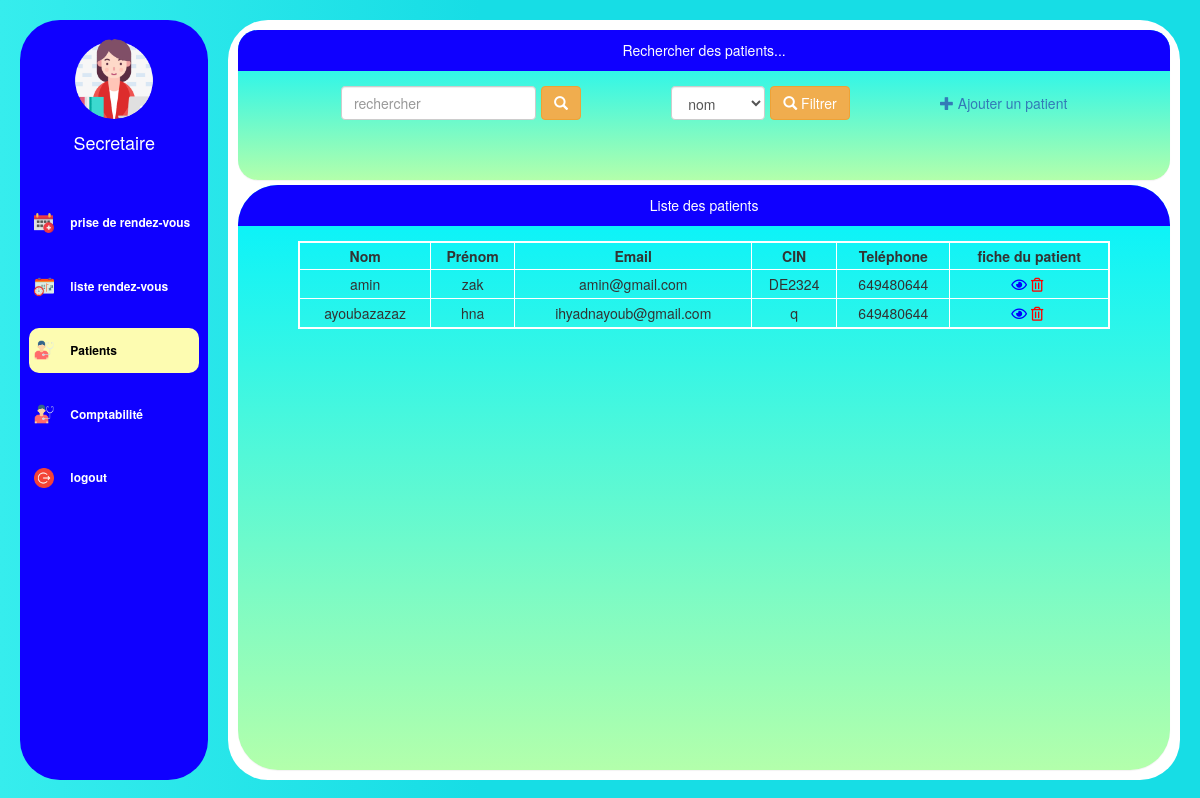
The app's page /pages/patients.php with its own data.
### tables this page shows
CREATE TABLE `patient` (
  `id` int(11) NOT NULL,
  `Nom` varchar(20) NOT NULL,
  `Prenom` varchar(20) NOT NULL,
  `sex` varchar(20) DEFAULT NULL,
  `address` varchar(30) DEFAULT NULL,
  `telephone` int(11) DEFAULT NULL,
  `email` varchar(30) DEFAULT NULL,
  `cin` varchar(20) NOT NULL,
  `birth` date DEFAULT NULL,
  `date_d_ajout` date DEFAULT curdate()
);

### pages/patients.php (the view, shortened to what this page needs)
<?php
require_once("../connexiondb.php");
$requete="select * from patient ORDER BY date_d_ajout DESC";
$statement = $pdo->prepare($requete);
$statement->execute();
 ?>
<!DOCTYPE html>
<html lang="en">
<head>
    <link rel="stylesheet" href="//maxcdn.bootstrapcdn.com/bootstrap/3.3.5/css/bootstrap.min.css">
    <link rel="stylesheet" href="https://pro.fontawesome.com/releases/v5.10.0/css/all.css"
 />
    <link rel="stylesheet" type="text/css" href="..\css\mystyle.css">
    <link rel="stylesheet" href="..\css\sidebar.css" />
</head>
<body>
    <div class="main d-flex">
        <div class="sidebar">
            <?php include("../include/sidebar.php")?>
        </div>
        <div class="dashboard">
            <div class="containerr">
                <div class="panel">
                    <div class="panel-heading">Rechercher des patients...</div>
                    <div class="panel-body">
                        <div class="table_form">
                            <div class="form_grp">
                                <input type="text" name="CIN" placeholder="rechercher" class="form-control"
                                    id="cin_search">
                                <button type="submit" class="btn btn-warning">
                                    <span class="glyphicon glyphicon-search"> </span>
                                </button>
                            </div>
                            <div class="form_grp">
                                <select name="filtrage" class="form-control" id="filtrage">
                                    <option value="0"> nom</option>
                                </select>
                                <button type="submit" class="btn btn-warning" onclick="sortTable()">
                                    <span class="glyphicon glyphicon-search"> </span> Filtrer
                                </button>
                            </div>
                            <a href="ajouterpatient.php">
                                <span class="glyphicon glyphicon-plus"> </span> Ajouter un patient</a>
                        </div>
                    </div>
                </div>
                <div class="panel table_cont">
                    <div class="panel-heading">Liste des patients</div>
                    <div class="panel-body" id="table_wrapper">
                        <div id="table_here">
                            <table class="table table_here" id="mytable">
                                <thead>
                                    <tr>
                                        <th>Nom</th>
                                        <th>Prénom</th>
                                        <th>Email</th>
                                        <th>CIN</th>
                                        <th>Teléphone</th>
                                        <th>fiche du patient</th>
                                    </tr>
                                </thead>
                                <tbody>
                                    <?php while($patient=$statement->fetch(PDO::FETCH_ASSOC)){ ?>
                                    <tr>
                                        <td><?php echo $patient['Nom'] ?> </td>
                                        <td><?php echo $patient ['Prenom'] ?> </td>
                                        <td><?php echo $patient ['email'] ?> </td>
                                        <td><?php echo $patient ['cin'] ?> </td>
                                        <td><?php echo $patient ['telephone'] ?> </td>
                                        <td>
                                            <a href="fichePatient.php?id=<?php echo $patient ['id'] ?>"><i
                                                    class="far fa-eye" style="color:blue"></i></a>
                                            <i class="far fa-trash-alt delete"
                                                onclick="supprimer_rend(<?php echo $patient ['id'] ?>)"> </i>
                                            <?php } ?>
                                        </td>
                                    </tr>
                            </table>
                        </div>
                    </div>
                </div>
            </div>
        </div>
</body>
</html>

### css/mystyle.css (style rules this page uses)
.panel { background-image: linear-gradient(to top, #b3ffab 0%, #00f2fe 100%); margin-bottom: 5px; border: none; margin-top: 5px; border-radius: 20px; overflow: hidden; height: 20%; }
.panel-heading { background-color: #0f00ff; color: white; text-align: center; }
.panel-body { display: flex; justify-content: center; overflow: hidden; }
.table { text-align: center; border: 2px solid #fff; }
.table > thead > tr { padding: 5px; height: 10%; }
.table > thead > tr > th { border: none; border-right: 1px solid #fff; text-align: center; padding: 3px; margin: 5px 5px; }
.table > tbody > tr > td { padding: 4px; border: 1px solid #fff; }
.containerr { height: 100%; border-radius: 40px; width: 100%; margin: 5px; }
#table_here { width: 100%; max-height: 90%; overflow-y: scroll; }
#table_wrapper { overflow: hidden; height: 100%; }
.table_cont { height: calc(80% - 15px); border-radius: 40px; }
.table_form { display: flex; justify-content: space-around; align-items: center; width: 90%; }
.form_grp { display: flex; align-items: center; justify-content: space-around; margin-right: 5px; }
button { margin-left: 5px; }
.table { width: 90%; overflow: scroll; margin: auto; }
.delete { color: red; cursor: pointer; }
.form-g input, select { height: 50%; width: 90% !important; border-radius: 8px; border: none; background: #f7f6f5; box-shadow: 0px 0px 10px 2px rgba(0, 0, 0, 0.3); }
select option { color: black; }

### css/sidebar.css (style rules this page uses)
body { background-image: linear-gradient(to right, #c1ffff 0%, #00f2fe 40%); background: linear-gradient(to right, #36eded 0%, #17dde5 40%); overflow: hidden; }
.main { display: flex; margin: 20px; overflow-y: hidden; height: 95vh; }
.sidebar { flex: 2; background-color: #0f00ff; height: 95vh; border-radius: 40px; margin-right: 20px; display: flex; width: 100%; justify-content: flex-start; flex-direction: column; align-items: center; }
.dashboard { flex: 10; height: 100%; border-radius: 40px; padding: 5px; background-color: white; display: flex; align-items: center; overflow: hidden; justify-content: center; padding: 5px; }
button { transform: scale(1); transition: 0.2s; }

### records on screen
patient: Nom "amin", Prenom "zak", email "amin@gmail.com", cin "DE2324", telephone "649480644"
patient: Nom "ayoubazazaz", Prenom "hna", email "ihyadnayoub@gmail.com", cin "q", telephone "649480644"
